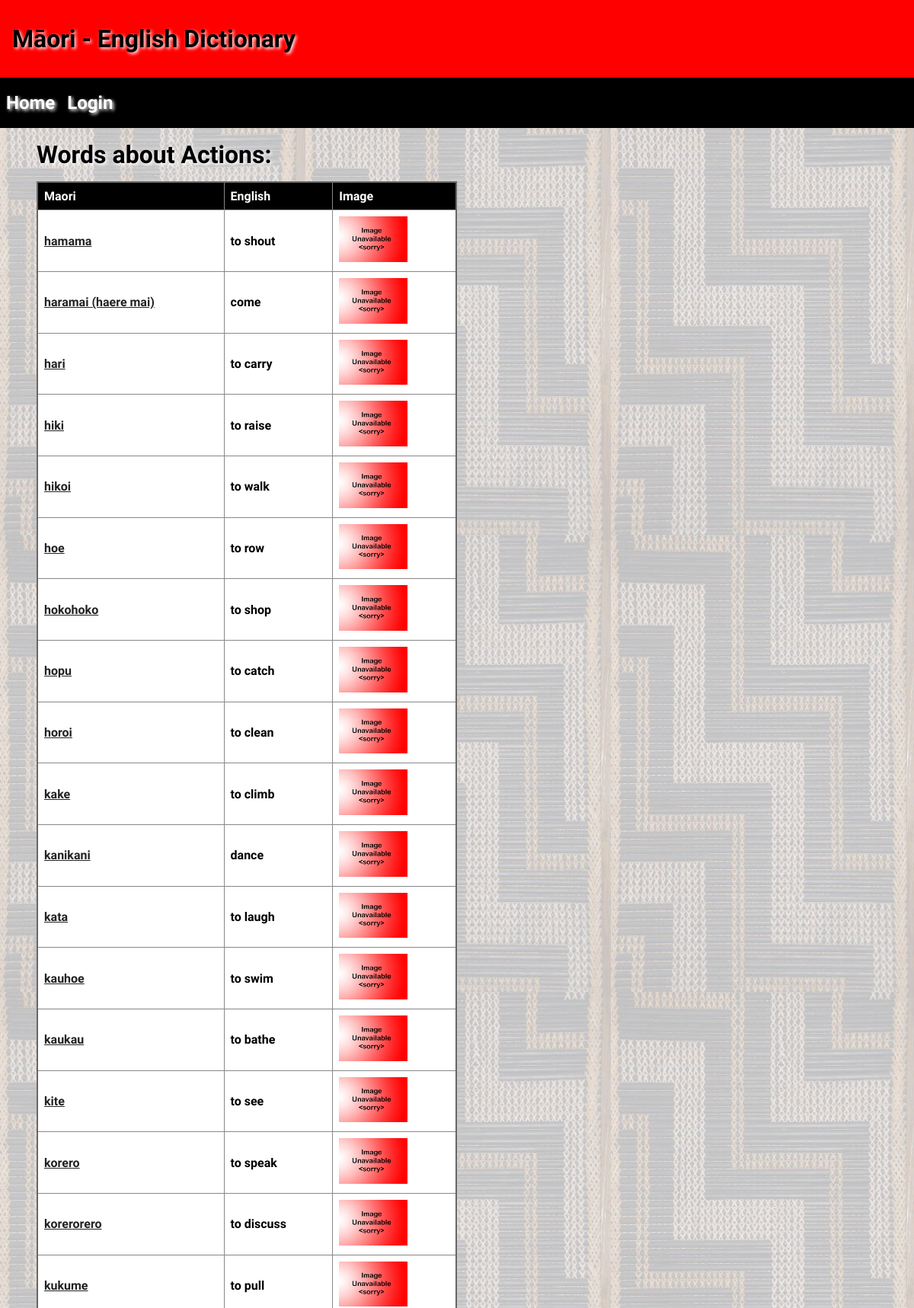
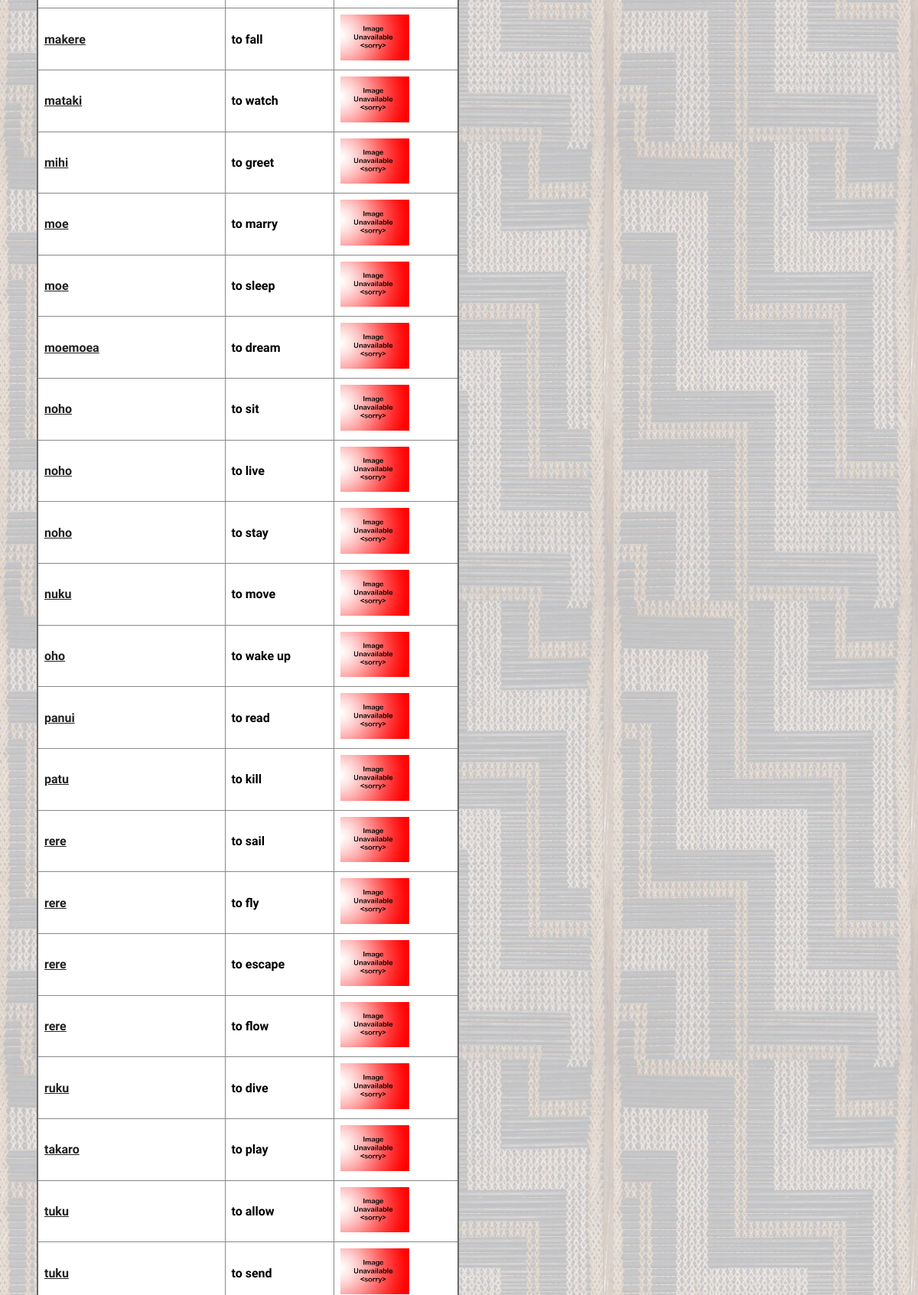
The page /category/3 (upper part) on the database its author committed (2 pictures, top to bottom).
### tables this page shows
CREATE TABLE "Categories"
(
    id            INTEGER
        constraint categories_pk
            primary key autoincrement,
    category_name varchar(50)
);

CREATE TABLE "Dictionary"
(
    id         integer
        constraint Dictionary_pk
            primary key autoincrement,
    maori      varchar(85),
    english    varchar(100),
    category   varchar(50),
    year_level integer(10),
    image      varchar(100),
    timestamp  datetime,
    author     varchar(60),
    definition varchar(200)
);

### app.py (the view, shortened to what this page needs)
@app.route("/category/<category_id>", methods=["POST", "GET"])
def render_category(category_id):
    try:
        category_name = query_executor("SELECT category_name FROM Categories WHERE id = ?", (category_id,),
                                       True)[0][0]
    except IndexError:
        return redirect("/?error=Category+not+in+dictionary")
    new_word_details = session.get("new word details")
    if new_word_details is None:
        new_word_details = ["", "", "", ""]
    list_of_category_words = query_executor("SELECT maori, english, image, id FROM Dictionary WHERE category = ?",
                                            (category_name,), True)
    updated_list_of_category_words = []
    for word_details in list_of_category_words:
        word_details_list = []
        for detail in word_details:
            word_details_list.append(detail)
        if word_details_list[2] is None:
            word_details_list[2] = "noimage.png"
        updated_list_of_category_words.append(word_details_list)
    error = request.args.get("error")
    if error is None:
        error = ""
    return render_template("category.html", category_name_with_id=[category_id, category_name],
                           words=updated_list_of_category_words,
                           logged_in=is_logged_in(), error=error, new_word_details=new_word_details,
                           is_teacher=is_teacher())

### app.py (called while the page is built)
def create_connection(db_file):
    try:
        connection = sqlite3.connect(db_file)
        connection.execute("pragma foreign_keys=ON")
        return connection
    except Error as e:
        print(e)
    return None

def query_executor(query, variable_used_to_execute_query, return_values):
    con = create_connection(DB_NAME)
    cur = con.cursor()
    if variable_used_to_execute_query:
        cur.execute(query, variable_used_to_execute_query)
    elif not variable_used_to_execute_query:
        cur.execute(query)
    if return_values:
        values = cur.fetchall()
        con.close()
        return values
    if not return_values:
        con.commit()
    con.close()

def is_logged_in():
    if session.get("email") is None:
        return False
    return True

def is_teacher():
    if session.get("email") is None:
        return False
    return len(query_executor("SELECT id FROM Teachers WHERE user_id = ?", (session.get("user_id"),), True))

### templates/category.html (shortened to what this page needs)
{% extends 'base.html' %}
{% block heading %}Māori - English Dictionary{% endblock %}
{% block main %}
    {% if is_teacher %}
        <h1>Words about {{ category_name_with_id[1] }}: -<a href="/confirmation/category-{{category_name_with_id[0]}}">Delete Category</a></h1>
    {% else %}
    <h1> Words about {{ category_name_with_id[1] }}:</h1>
    {% endif %}
    <table>
         <tr>
            <th> Maori </th>
            <th> English</th>
            <th> Image </th>
        </tr>
        {% for word in words %}
            <tr>
                <td><b><a href = "/{{category_name_with_id[0]}}/{{word[3]}}">{{word[0]}}</a></b></td>
                <td><b>{{word[1]}}</b></td>
                <td><img class = "thumb" src = "../static/images/{{word[2]}}"></td>
            </tr>
        {% endfor %}
    </table>
{% endblock %}

### static/css/style.css (style rules this page uses)
* { font-family: Comfortaa, sans-serif; margin: 0; padding: 0; box-sizing: border-box; }
h1, h2, h3, h4 { padding: 1rem 0; font-family: 'Suez One', serif; color: #000; text-shadow: 2px 2px 4px #fff; }
a { color: #222; }
img { max-width: 500px; }
table { width: 50%; border: 2px solid #666; border-collapse: collapse; background-color: white; }
th, td { inline-size: min-content; overflow-wrap: break-word; border: 1px solid #888; padding: 0.5rem; text-align: left; max-width: 90vw; }
th { background-color: #000; color: #fff; }
.thumb { max-width: 90px; }

### rows shown on the page
Categories: category_name "Actions"
Dictionary: maori "hamama", english "to shout"
Dictionary: maori "haramai (haere mai)", english "come"
Dictionary: maori "hari", english "to carry"
Dictionary: maori "hiki", english "to raise"
Dictionary: maori "hikoi", english "to walk"
Dictionary: maori "hoe", english "to row"
Dictionary: maori "hokohoko", english "to shop"
Dictionary: maori "hopu", english "to catch"
Dictionary: maori "horoi", english "to clean"
Dictionary: maori "kake", english "to climb"
Dictionary: maori "kanikani", english "dance"
Dictionary: maori "kata", english "to laugh"
Dictionary: maori "kauhoe", english "to swim"
Dictionary: maori "kaukau", english "to bathe"
Dictionary: maori "kite", english "to see"
Dictionary: maori "korero", english "to speak"
Dictionary: maori "korerorero", english "to discuss"
Dictionary: maori "kukume", english "to pull"
Dictionary: maori "makere", english "to fall"
Dictionary: maori "mataki", english "to watch"
Dictionary: maori "mihi", english "to greet"
Dictionary: maori "moe", english "to marry"
Dictionary: maori "moe", english "to sleep"
Dictionary: maori "moemoea", english "to dream"
Dictionary: maori "noho", english "to sit"
Dictionary: maori "noho", english "to live"
Dictionary: maori "noho", english "to stay"
Dictionary: maori "nuku", english "to move"
Dictionary: maori "oho", english "to wake up"
Dictionary: maori "panui", english "to read"
Dictionary: maori "patu", english "to kill"
Dictionary: maori "rere", english "to sail"
Dictionary: maori "rere", english "to fly"
Dictionary: maori "rere", english "to escape"
Dictionary: maori "rere", english "to flow"
Dictionary: maori "ruku", english "to dive"
Dictionary: maori "takaro", english "to play"
Dictionary: maori "tuku", english "to allow"
Dictionary: maori "tuku", english "to send"
